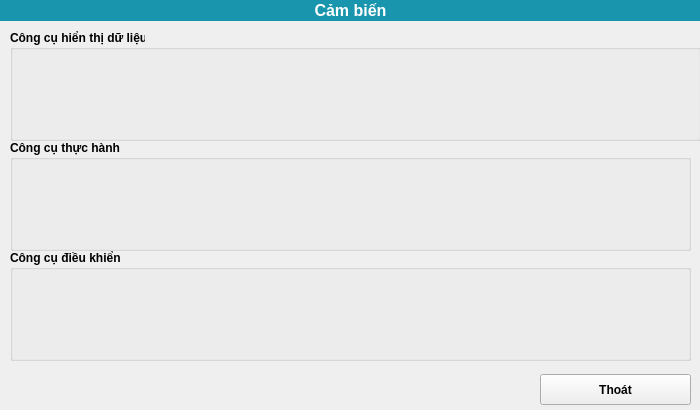
<?xml version="1.0" encoding="UTF-8"?>
<ui version="4.0">
 <class>FrmDeviceSelection</class>
 <widget class="QMainWindow" name="FrmDeviceSelection">
  <property name="geometry">
   <rect>
    <x>0</x>
    <y>0</y>
    <width>700</width>
    <height>410</height>
   </rect>
  </property>
  <property name="minimumSize">
   <size>
    <width>700</width>
    <height>410</height>
   </size>
  </property>
  <property name="maximumSize">
   <size>
    <width>700</width>
    <height>410</height>
   </size>
  </property>
  <property name="windowTitle">
   <string>MainWindow</string>
  </property>
  <property name="styleSheet">
   <string notr="true"/>
  </property>
  <widget class="QWidget" name="centralwidget">
   <widget class="QPushButton" name="pushButton_cancel">
    <property name="geometry">
     <rect>
      <x>540</x>
      <y>374</y>
      <width>151</width>
      <height>31</height>
     </rect>
    </property>
    <property name="font">
     <font>
      <weight>75</weight>
      <bold>true</bold>
     </font>
    </property>
    <property name="text">
     <string>Thoát</string>
    </property>
   </widget>
   <widget class="QGroupBox" name="groupBox_Display">
    <property name="geometry">
     <rect>
      <x>10</x>
      <y>30</y>
      <width>691</width>
      <height>111</height>
     </rect>
    </property>
    <property name="font">
     <font>
      <pointsize>9</pointsize>
      <weight>75</weight>
      <bold>true</bold>
     </font>
    </property>
    <property name="title">
     <string>Công cụ hiển thị dữ liệu</string>
    </property>
    <property name="flat">
     <bool>false</bool>
    </property>
    <widget class="QListWidget" name="listWidget_toolDisplay">
     <property name="geometry">
      <rect>
       <x>10</x>
       <y>20</y>
       <width>661</width>
       <height>81</height>
      </rect>
     </property>
     <property name="styleSheet">
      <string notr="true">background-color: transparent;
</string>
     </property>
     <property name="frameShape">
      <enum>QFrame::NoFrame</enum>
     </property>
     <property name="frameShadow">
      <enum>QFrame::Raised</enum>
     </property>
    </widget>
   </widget>
   <widget class="QLabel" name="label_Name">
    <property name="geometry">
     <rect>
      <x>0</x>
      <y>0</y>
      <width>701</width>
      <height>21</height>
     </rect>
    </property>
    <property name="font">
     <font>
      <family>Arial</family>
      <pointsize>12</pointsize>
      <weight>75</weight>
      <bold>true</bold>
     </font>
    </property>
    <property name="styleSheet">
     <string notr="true">background-color: rgb(25, 149, 173);
color: rgb(255, 255,255);</string>
    </property>
    <property name="text">
     <string>Cảm biến</string>
    </property>
    <property name="alignment">
     <set>Qt::AlignCenter</set>
    </property>
   </widget>
   <widget class="QGroupBox" name="groupBox_Practice">
    <property name="geometry">
     <rect>
      <x>10</x>
      <y>140</y>
      <width>681</width>
      <height>111</height>
     </rect>
    </property>
    <property name="font">
     <font>
      <pointsize>9</pointsize>
      <weight>75</weight>
      <bold>true</bold>
     </font>
    </property>
    <property name="title">
     <string>Công cụ thực hành</string>
    </property>
    <widget class="QListWidget" name="listWidget_toolPractice">
     <property name="geometry">
      <rect>
       <x>10</x>
       <y>20</y>
       <width>661</width>
       <height>81</height>
      </rect>
     </property>
     <property name="styleSheet">
      <string notr="true">background-color: transparent;</string>
     </property>
     <property name="frameShape">
      <enum>QFrame::NoFrame</enum>
     </property>
     <property name="frameShadow">
      <enum>QFrame::Raised</enum>
     </property>
    </widget>
   </widget>
   <widget class="QGroupBox" name="groupBox_Control">
    <property name="geometry">
     <rect>
      <x>10</x>
      <y>250</y>
      <width>681</width>
      <height>111</height>
     </rect>
    </property>
    <property name="font">
     <font>
      <pointsize>9</pointsize>
      <weight>75</weight>
      <bold>true</bold>
     </font>
    </property>
    <property name="title">
     <string>Công cụ điều khiển</string>
    </property>
    <widget class="QListWidget" name="listWidget_toolControl">
     <property name="geometry">
      <rect>
       <x>10</x>
       <y>20</y>
       <width>661</width>
       <height>81</height>
      </rect>
     </property>
     <property name="styleSheet">
      <string notr="true">background-color: transparent;</string>
     </property>
     <property name="frameShape">
      <enum>QFrame::NoFrame</enum>
     </property>
     <property name="frameShadow">
      <enum>QFrame::Raised</enum>
     </property>
    </widget>
   </widget>
  </widget>
 </widget>
 <tabstops>
  <tabstop>listWidget_toolDisplay</tabstop>
  <tabstop>pushButton_cancel</tabstop>
 </tabstops>
 <resources/>
 <connections/>
</ui>
